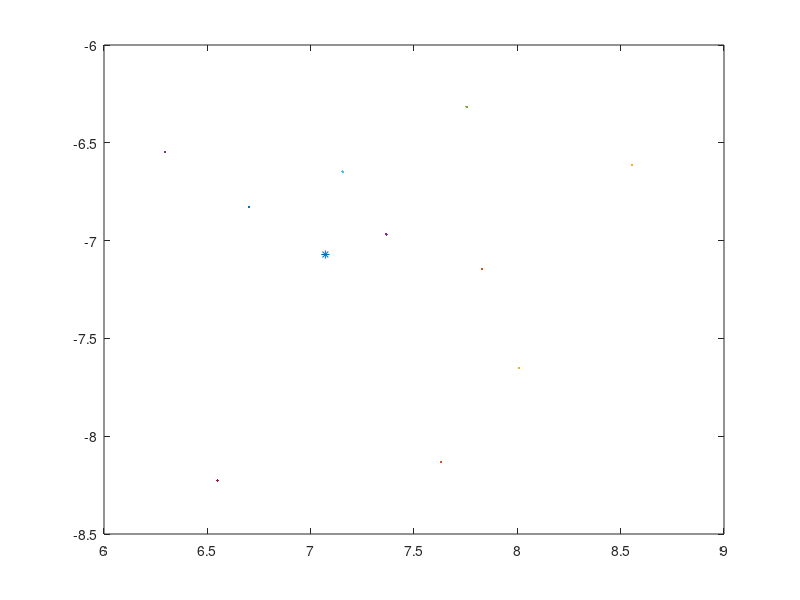

This chart was generated by the following MATLAB code:
pkg load communications ; 

dataPoints = 2000 ; 

QAM16 = randi([0 15],dataPoints,1) ; % 16 QAM 
QAM4 = randi([0 3],dataPoints,1) ; % 4 QAM 
QAM32 = randi([0 31],dataPoints,1) ; %32 QAM

s = [1+1i 1+3i 3+3i 3+i 3-3i 1-i 1-3i 3-i -1+i -1+3i -3-3i -3-i -1-i -1-3i -3+i -3+3i]/sqrt(10) ;
f=[1+i 1-i -1-i -1+i]/sqrt(2) ; 
t=[1+i 3+3i 1+3i 1+5i 3+i 3+5i 5+i 5+3i -1-i -3-3i -1-3i -1-5i -3-i -3-5i -5-i -5-3i -1+i -3+3i -1+3i -1+5i -3+i -3+5i -5+i -5+3i 1-i 3-3i 1-3i 1-5i 3-i 3-5i 5-i 5-3i]/sqrt(20) ;

mod16=genqammod(QAM16,s) ;
mod4 = genqammod(QAM4,f) ;
mod32 = genqammod(QAM32,t) ;
value = mod4(1,1)*10 ; 
plot(value,"*");
hold on ; 
myData = ones(dataPoints,6*10);

for j = 1:10
    noise = (sqrt(1/2)*[(randn(dataPoints,1)+1i*randn(dataPoints,1))])';
    rx16 = sqrt(100)*mod16 + noise ; 
    %figure(1); 
    %plot(rx16);
    x16 = real(rx16) ;
    y16 = imag(rx16) ;

    noise = (sqrt(1/2)*[(randn(dataPoints,1)+1i*randn(dataPoints,1))])';
    rx4 = sqrt(100)*mod4 + noise ;  
    %figure(2);
    %plot(rx4);
    x4 = real (rx4) ;
    y4 = imag (rx4) ; 

    noise = (sqrt(1/2)*[(randn(dataPoints,1)+1i*randn(dataPoints,1))])';
    rx32 = sqrt(100)*mod32 + noise ;  
    %figure(3);
    %plot(rx32);
    x32 = real (rx32) ;
    y32 = imag (rx32) ; 

    myData(:,[(j-1)*6+1]) = x16';
    myData(:,[(j-1)*6+2]) = y16';
    myData(:,[(j-1)*6+3]) = x4';
    myData(:,[(j-1)*6+4]) = y4';
    myData(:,[(j-1)*6+5]) = x32';
    myData(:,[(j-1)*6+6]) = x32';
    plot(rx4(1,1));
    hold on ; 
    %plot(10*mod16(1,2));
    %hold on; 
endfor
%csvwrite('myData_SNR10.csv',myData);
